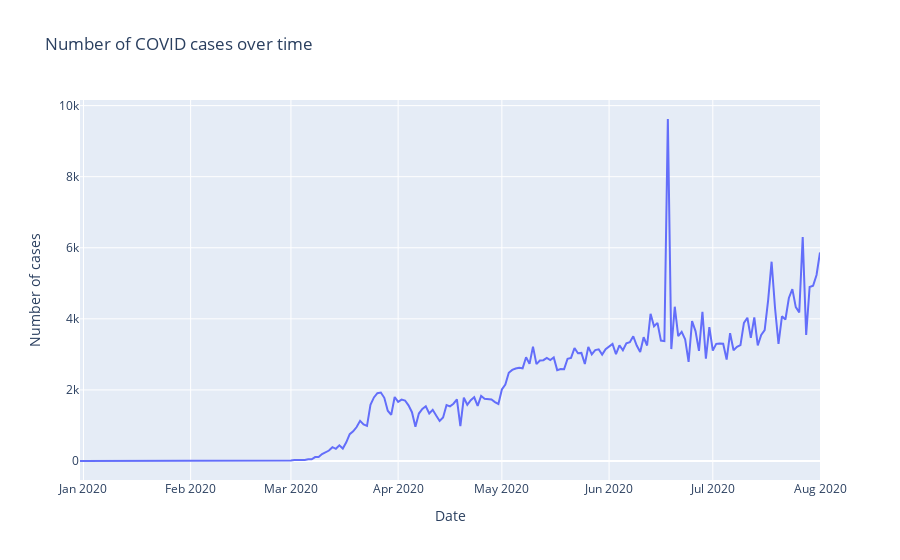

Notebook source saved alongside this figure:
### Code cell
fig = go.Figure(data=go.Scatter(x=df2['date'],
                                y=df2['c_average'],
                                mode='lines')) # hover text goes here
fig.update_layout(title='Number of COVID cases over time',xaxis_title="Date",yaxis_title="Number of cases")
fig.show()                  #@Natalio666Altube

### Figure 1 — Plotly figure (JSON) as saved in the notebook; plotly's stock layout.template omitted (floating-point values rounded to 4 significant figures; data arrays with more than 128 entries replaced by an {"elided": "..."} marker saying what was removed)
{"data": [{"mode": "lines", "type": "scatter", "x": {"elided": "215 str values"}, "y": {"elided": "215 float values"}}], "layout": {"title": {"text": "Number of COVID cases over time"}, "xaxis": {"title": {"text": "Date"}}, "yaxis": {"title": {"text": "Number of cases"}}}}
